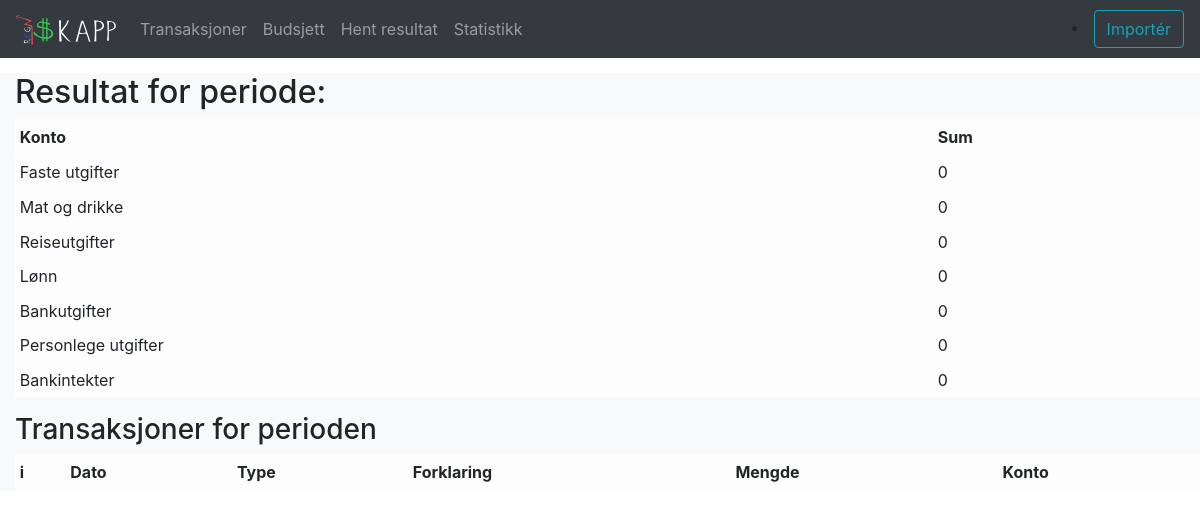
Page /transactions/2020-06-01/2020-06-30/ on the committed database.
### transactions/models.py (models this page shows, shortened)
class Category(models.Model):
    name = models.CharField(max_length=20)
    description = models.CharField(max_length=100)

### transactions/views.py (the view)
# urls.py: path("", TransactionView.as_view(), name="transactions_list"),
class TransactionView(View):
    t = Transaction.objects.all()
    a = sum_account(t)
    template_name = "transactions/transaction_list.html"
    context = {
        "transaction_list" : t,
        "account_dict" : a
    }
    def get(self, request, *args, **kwargs):  # pylint: disable=unused-argument
        if kwargs:
            t = Transaction.objects.filter(date__range=(kwargs["start_date"], kwargs["end_date"]))
            self.context["transaction_list"] = t
            self.context["account_dict"] = sum_account(t)
        return render(request, self.template_name, self.context)

### transactions/scripts/tools.py (called while the page is built)
def sum_account(transaction_set):
    sum_dict = {}
    for cat in Category.objects.all():
        sum_dict[cat.name] = round(transaction_set.filter(
            category=cat
            ).aggregate(Sum("amount")
            ).get("amount__sum") or 0, 2)
    return sum_dict

### transactions/templates/transactions/transaction_list.html (shortened to what this page needs)
{%extends "../base.html"%}
{% block content %}
<h2> Resultat for periode: </h2>
<table class="table table-sm table-hover table-light">
    <thead>
    <tr>
      <th scope="col"> Konto </th>
      <th scope="col"> Sum  </th>
    </tr>
    </thead>
    <tbody>
    {% for key, value in account_dict.items %}
    <tr>
      <td scope="row">{{key}}</td>
      <td> {{value}}
    </tr>
    {% endfor %}
    </tbody>
</table>
<h3> Transaksjoner for perioden </h3>
<table class="table table-sm table-hover table-light">
    <thead>
    <tr>
      <th scope="col"> i </th>
      <th scope="col"> Dato </th>
      <th scope="col"> Type </th>
      <th scope="col"> Forklaring </th>
      <th scope="col"> Mengde </th>
      <th scope="col"> Konto </th>
    </tr>
    </thead>
</table>
{% endblock %}

### rows in the picture
Category: account_dict "Faste utgifter"
Category: account_dict "Mat og drikke"
Category: account_dict "Reiseutgifter"
Category: account_dict "Lønn"
Category: account_dict "Bankutgifter"
Category: account_dict "Personlege utgifter"
Category: account_dict "Bankintekter"

### other values in the picture
{{ value }} "0" "0" "0" "0" "0" "0" "0"
